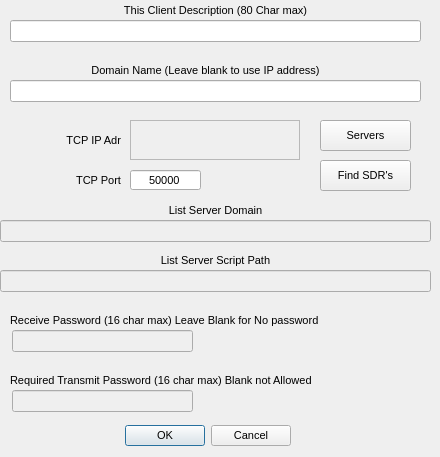
<?xml version="1.0" encoding="UTF-8"?>
<ui version="4.0">
 <class>CEditNetDlg</class>
 <widget class="QDialog" name="CEditNetDlg">
  <property name="geometry">
   <rect>
    <x>0</x>
    <y>0</y>
    <width>440</width>
    <height>457</height>
   </rect>
  </property>
  <property name="minimumSize">
   <size>
    <width>0</width>
    <height>0</height>
   </size>
  </property>
  <property name="font">
   <font>
    <pointsize>8</pointsize>
    <weight>50</weight>
    <bold>false</bold>
   </font>
  </property>
  <property name="windowTitle">
   <string>Network Setup</string>
  </property>
  <widget class="QDialogButtonBox" name="buttonBox">
   <property name="geometry">
    <rect>
     <x>90</x>
     <y>420</y>
     <width>201</width>
     <height>32</height>
    </rect>
   </property>
   <property name="orientation">
    <enum>Qt::Horizontal</enum>
   </property>
   <property name="standardButtons">
    <set>QDialogButtonBox::Cancel|QDialogButtonBox::Ok</set>
   </property>
  </widget>
  <widget class="QLabel" name="label">
   <property name="geometry">
    <rect>
     <x>10</x>
     <y>120</y>
     <width>111</width>
     <height>40</height>
    </rect>
   </property>
   <property name="font">
    <font>
     <weight>50</weight>
     <bold>false</bold>
    </font>
   </property>
   <property name="text">
    <string>TCP IP Adr</string>
   </property>
   <property name="alignment">
    <set>Qt::AlignRight|Qt::AlignTrailing|Qt::AlignVCenter</set>
   </property>
  </widget>
  <widget class="QLineEdit" name="lineEdit_TCPPort">
   <property name="geometry">
    <rect>
     <x>130</x>
     <y>170</y>
     <width>71</width>
     <height>20</height>
    </rect>
   </property>
   <property name="font">
    <font>
     <pointsize>8</pointsize>
     <weight>50</weight>
     <bold>false</bold>
    </font>
   </property>
   <property name="focusPolicy">
    <enum>Qt::TabFocus</enum>
   </property>
   <property name="toolTip">
    <string>TCP Control Port Number</string>
   </property>
   <property name="text">
    <string>50000</string>
   </property>
   <property name="maxLength">
    <number>5</number>
   </property>
   <property name="alignment">
    <set>Qt::AlignCenter</set>
   </property>
  </widget>
  <widget class="QLabel" name="label_2">
   <property name="geometry">
    <rect>
     <x>40</x>
     <y>170</y>
     <width>81</width>
     <height>21</height>
    </rect>
   </property>
   <property name="font">
    <font>
     <weight>50</weight>
     <bold>false</bold>
    </font>
   </property>
   <property name="text">
    <string>TCP Port</string>
   </property>
   <property name="alignment">
    <set>Qt::AlignRight|Qt::AlignTrailing|Qt::AlignVCenter</set>
   </property>
  </widget>
  <widget class="CIPEditWidget" name="IPEditwidget_IP">
   <property name="geometry">
    <rect>
     <x>130</x>
     <y>120</y>
     <width>170</width>
     <height>40</height>
    </rect>
   </property>
   <property name="font">
    <font>
     <pointsize>8</pointsize>
     <weight>50</weight>
     <bold>false</bold>
    </font>
   </property>
   <property name="focusPolicy">
    <enum>Qt::TabFocus</enum>
   </property>
   <property name="toolTip">
    <string>TCP Control IP Address</string>
   </property>
   <property name="frameShape">
    <enum>QFrame::StyledPanel</enum>
   </property>
   <property name="frameShadow">
    <enum>QFrame::Sunken</enum>
   </property>
   <property name="lineWidth">
    <number>1</number>
   </property>
  </widget>
  <widget class="QLineEdit" name="lineEditDomain">
   <property name="geometry">
    <rect>
     <x>10</x>
     <y>80</y>
     <width>411</width>
     <height>22</height>
    </rect>
   </property>
   <property name="font">
    <font>
     <pointsize>8</pointsize>
     <weight>50</weight>
     <bold>false</bold>
    </font>
   </property>
   <property name="focusPolicy">
    <enum>Qt::TabFocus</enum>
   </property>
   <property name="text">
    <string/>
   </property>
   <property name="alignment">
    <set>Qt::AlignCenter</set>
   </property>
  </widget>
  <widget class="QLabel" name="label_3">
   <property name="geometry">
    <rect>
     <x>10</x>
     <y>60</y>
     <width>391</width>
     <height>20</height>
    </rect>
   </property>
   <property name="font">
    <font>
     <pointsize>8</pointsize>
     <weight>50</weight>
     <bold>false</bold>
    </font>
   </property>
   <property name="text">
    <string>Domain Name (Leave blank to use IP address)</string>
   </property>
   <property name="alignment">
    <set>Qt::AlignCenter</set>
   </property>
  </widget>
  <widget class="QLabel" name="label2">
   <property name="geometry">
    <rect>
     <x>10</x>
     <y>370</y>
     <width>401</width>
     <height>20</height>
    </rect>
   </property>
   <property name="font">
    <font>
     <pointsize>8</pointsize>
     <weight>50</weight>
     <bold>false</bold>
    </font>
   </property>
   <property name="text">
    <string>Required Transmit Password (16 char max) Blank not Allowed</string>
   </property>
   <property name="textFormat">
    <enum>Qt::AutoText</enum>
   </property>
   <property name="alignment">
    <set>Qt::AlignLeading|Qt::AlignLeft|Qt::AlignVCenter</set>
   </property>
  </widget>
  <widget class="QLabel" name="label1">
   <property name="geometry">
    <rect>
     <x>10</x>
     <y>310</y>
     <width>381</width>
     <height>20</height>
    </rect>
   </property>
   <property name="font">
    <font>
     <pointsize>8</pointsize>
     <weight>50</weight>
     <bold>false</bold>
    </font>
   </property>
   <property name="text">
    <string>Receive Password (16 char max) Leave Blank for No password</string>
   </property>
   <property name="textFormat">
    <enum>Qt::AutoText</enum>
   </property>
   <property name="alignment">
    <set>Qt::AlignLeading|Qt::AlignLeft|Qt::AlignVCenter</set>
   </property>
  </widget>
  <widget class="QLineEdit" name="lineEditRxPw">
   <property name="enabled">
    <bool>false</bool>
   </property>
   <property name="geometry">
    <rect>
     <x>12</x>
     <y>330</y>
     <width>181</width>
     <height>22</height>
    </rect>
   </property>
   <property name="font">
    <font>
     <pointsize>8</pointsize>
     <weight>50</weight>
     <italic>false</italic>
     <bold>false</bold>
    </font>
   </property>
   <property name="maxLength">
    <number>16</number>
   </property>
   <property name="alignment">
    <set>Qt::AlignCenter</set>
   </property>
  </widget>
  <widget class="QLineEdit" name="lineEditTxPw">
   <property name="enabled">
    <bool>false</bool>
   </property>
   <property name="geometry">
    <rect>
     <x>12</x>
     <y>390</y>
     <width>181</width>
     <height>22</height>
    </rect>
   </property>
   <property name="font">
    <font>
     <pointsize>8</pointsize>
     <weight>50</weight>
     <italic>false</italic>
     <bold>false</bold>
    </font>
   </property>
   <property name="maxLength">
    <number>16</number>
   </property>
   <property name="alignment">
    <set>Qt::AlignCenter</set>
   </property>
  </widget>
  <widget class="QPushButton" name="pushButtonFind">
   <property name="geometry">
    <rect>
     <x>320</x>
     <y>160</y>
     <width>91</width>
     <height>31</height>
    </rect>
   </property>
   <property name="focusPolicy">
    <enum>Qt::NoFocus</enum>
   </property>
   <property name="toolTip">
    <string>Find SDR's on WEB</string>
   </property>
   <property name="text">
    <string>Find SDR's</string>
   </property>
   <property name="flat">
    <bool>false</bool>
   </property>
  </widget>
  <widget class="QLineEdit" name="lineEditListServerActionPath">
   <property name="enabled">
    <bool>false</bool>
   </property>
   <property name="geometry">
    <rect>
     <x>0</x>
     <y>270</y>
     <width>431</width>
     <height>22</height>
    </rect>
   </property>
   <property name="font">
    <font>
     <italic>false</italic>
    </font>
   </property>
   <property name="maxLength">
    <number>256</number>
   </property>
   <property name="alignment">
    <set>Qt::AlignCenter</set>
   </property>
  </widget>
  <widget class="QLabel" name="label4_2">
   <property name="geometry">
    <rect>
     <x>0</x>
     <y>250</y>
     <width>431</width>
     <height>20</height>
    </rect>
   </property>
   <property name="text">
    <string>List Server Script Path</string>
   </property>
   <property name="textFormat">
    <enum>Qt::AutoText</enum>
   </property>
   <property name="alignment">
    <set>Qt::AlignCenter</set>
   </property>
  </widget>
  <widget class="QLineEdit" name="lineEditListServerUrl">
   <property name="enabled">
    <bool>false</bool>
   </property>
   <property name="geometry">
    <rect>
     <x>0</x>
     <y>220</y>
     <width>431</width>
     <height>22</height>
    </rect>
   </property>
   <property name="font">
    <font>
     <italic>false</italic>
    </font>
   </property>
   <property name="maxLength">
    <number>256</number>
   </property>
   <property name="alignment">
    <set>Qt::AlignCenter</set>
   </property>
  </widget>
  <widget class="QLabel" name="label4">
   <property name="geometry">
    <rect>
     <x>0</x>
     <y>200</y>
     <width>431</width>
     <height>20</height>
    </rect>
   </property>
   <property name="text">
    <string>List Server Domain</string>
   </property>
   <property name="textFormat">
    <enum>Qt::AutoText</enum>
   </property>
   <property name="alignment">
    <set>Qt::AlignCenter</set>
   </property>
  </widget>
  <widget class="QLabel" name="label_4">
   <property name="geometry">
    <rect>
     <x>20</x>
     <y>0</y>
     <width>391</width>
     <height>20</height>
    </rect>
   </property>
   <property name="font">
    <font>
     <pointsize>8</pointsize>
     <weight>50</weight>
     <bold>false</bold>
    </font>
   </property>
   <property name="text">
    <string>This Client Description (80 Char max)</string>
   </property>
   <property name="alignment">
    <set>Qt::AlignCenter</set>
   </property>
  </widget>
  <widget class="QLineEdit" name="lineEditClientDesc">
   <property name="geometry">
    <rect>
     <x>10</x>
     <y>20</y>
     <width>411</width>
     <height>22</height>
    </rect>
   </property>
   <property name="font">
    <font>
     <pointsize>8</pointsize>
     <weight>50</weight>
     <bold>false</bold>
    </font>
   </property>
   <property name="focusPolicy">
    <enum>Qt::TabFocus</enum>
   </property>
   <property name="text">
    <string/>
   </property>
   <property name="alignment">
    <set>Qt::AlignCenter</set>
   </property>
  </widget>
  <widget class="QPushButton" name="pushButtonList">
   <property name="geometry">
    <rect>
     <x>320</x>
     <y>120</y>
     <width>91</width>
     <height>31</height>
    </rect>
   </property>
   <property name="focusPolicy">
    <enum>Qt::NoFocus</enum>
   </property>
   <property name="toolTip">
    <string>List nanosdr servers</string>
   </property>
   <property name="text">
    <string>Servers</string>
   </property>
   <property name="flat">
    <bool>false</bool>
   </property>
  </widget>
 </widget>
 <customwidgets>
  <customwidget>
   <class>CIPEditWidget</class>
   <extends>QFrame</extends>
   <header>gui/ipeditwidget.h</header>
   <container>1</container>
  </customwidget>
 </customwidgets>
 <tabstops>
  <tabstop>lineEditClientDesc</tabstop>
  <tabstop>lineEditDomain</tabstop>
  <tabstop>IPEditwidget_IP</tabstop>
  <tabstop>pushButtonFind</tabstop>
  <tabstop>lineEdit_TCPPort</tabstop>
  <tabstop>lineEditListServerUrl</tabstop>
  <tabstop>lineEditListServerActionPath</tabstop>
  <tabstop>lineEditRxPw</tabstop>
  <tabstop>lineEditTxPw</tabstop>
 </tabstops>
 <resources/>
 <connections>
  <connection>
   <sender>buttonBox</sender>
   <signal>accepted()</signal>
   <receiver>CEditNetDlg</receiver>
   <slot>accept()</slot>
   <hints>
    <hint type="sourcelabel">
     <x>248</x>
     <y>254</y>
    </hint>
    <hint type="destinationlabel">
     <x>157</x>
     <y>140</y>
    </hint>
   </hints>
  </connection>
  <connection>
   <sender>buttonBox</sender>
   <signal>rejected()</signal>
   <receiver>CEditNetDlg</receiver>
   <slot>reject()</slot>
   <hints>
    <hint type="sourcelabel">
     <x>316</x>
     <y>260</y>
    </hint>
    <hint type="destinationlabel">
     <x>286</x>
     <y>140</y>
    </hint>
   </hints>
  </connection>
  <connection>
   <sender>pushButtonFind</sender>
   <signal>clicked()</signal>
   <receiver>CEditNetDlg</receiver>
   <slot>FindSdrs()</slot>
   <hints>
    <hint type="sourcelabel">
     <x>368</x>
     <y>101</y>
    </hint>
    <hint type="destinationlabel">
     <x>348</x>
     <y>132</y>
    </hint>
   </hints>
  </connection>
  <connection>
   <sender>pushButtonList</sender>
   <signal>clicked()</signal>
   <receiver>CEditNetDlg</receiver>
   <slot>ListSdrs()</slot>
   <hints>
    <hint type="sourcelabel">
     <x>365</x>
     <y>135</y>
    </hint>
    <hint type="destinationlabel">
     <x>219</x>
     <y>228</y>
    </hint>
   </hints>
  </connection>
 </connections>
 <slots>
  <slot>FindSdrs()</slot>
  <slot>ListSdrs()</slot>
 </slots>
</ui>
